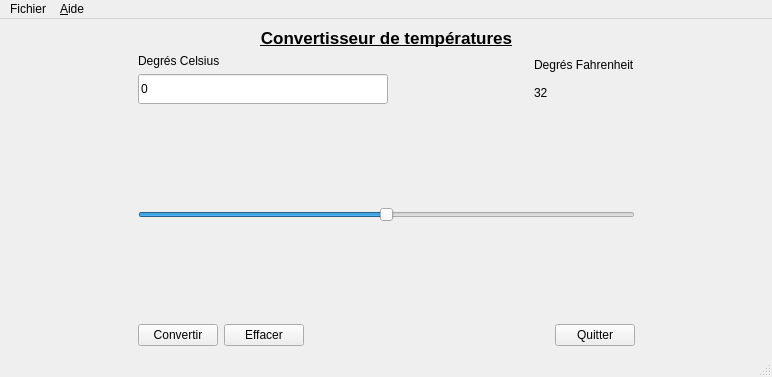
<?xml version="1.0" encoding="UTF-8"?>
<ui version="4.0">
 <class>convertisseurTemp</class>
 <widget class="QMainWindow" name="convertisseurTemp">
  <property name="geometry">
   <rect>
    <x>0</x>
    <y>0</y>
    <width>772</width>
    <height>377</height>
   </rect>
  </property>
  <property name="windowTitle">
   <string>convertisseurTemp</string>
  </property>
  <widget class="QWidget" name="centralwidget">
   <property name="font">
    <font>
     <pointsize>9</pointsize>
    </font>
   </property>
   <layout class="QHBoxLayout" name="horizontalLayout_4">
    <item>
     <spacer name="horizontalSpacer_2">
      <property name="orientation">
       <enum>Qt::Horizontal</enum>
      </property>
      <property name="sizeHint" stdset="0">
       <size>
        <width>40</width>
        <height>20</height>
       </size>
      </property>
     </spacer>
    </item>
    <item>
     <layout class="QVBoxLayout" name="verticalLayout">
      <item>
       <widget class="QLabel" name="label">
        <property name="font">
         <font>
          <pointsize>13</pointsize>
          <weight>75</weight>
          <bold>true</bold>
          <underline>true</underline>
         </font>
        </property>
        <property name="toolTip">
         <string>&lt;html&gt;&lt;head/&gt;&lt;body&gt;&lt;p align=&quot;center&quot;&gt;&lt;br/&gt;&lt;/p&gt;&lt;/body&gt;&lt;/html&gt;</string>
        </property>
        <property name="text">
         <string>Convertisseur de températures</string>
        </property>
        <property name="scaledContents">
         <bool>false</bool>
        </property>
        <property name="alignment">
         <set>Qt::AlignBottom|Qt::AlignHCenter</set>
        </property>
       </widget>
      </item>
      <item>
       <layout class="QHBoxLayout" name="horizontalLayout_3">
        <item>
         <layout class="QVBoxLayout" name="verticalLayout_2" stretch="0,0">
          <property name="rightMargin">
           <number>100</number>
          </property>
          <item>
           <widget class="QLabel" name="label_2">
            <property name="maximumSize">
             <size>
              <width>16777215</width>
              <height>16777215</height>
             </size>
            </property>
            <property name="text">
             <string>Degrés Celsius</string>
            </property>
           </widget>
          </item>
          <item>
           <widget class="QLineEdit" name="degresInput">
            <property name="minimumSize">
             <size>
              <width>250</width>
              <height>30</height>
             </size>
            </property>
            <property name="text">
             <string>0</string>
            </property>
            <property name="placeholderText">
             <string>Entrez une valeur entre -999 et 999</string>
            </property>
           </widget>
          </item>
         </layout>
        </item>
        <item>
         <spacer name="horizontalSpacer_4">
          <property name="orientation">
           <enum>Qt::Horizontal</enum>
          </property>
          <property name="sizeHint" stdset="0">
           <size>
            <width>40</width>
            <height>20</height>
           </size>
          </property>
         </spacer>
        </item>
        <item>
         <layout class="QVBoxLayout" name="verticalLayout_3">
          <item>
           <widget class="QLabel" name="label_3">
            <property name="text">
             <string>Degrés Fahrenheit</string>
            </property>
           </widget>
          </item>
          <item>
           <widget class="QLabel" name="degresFlabel">
            <property name="frameShadow">
             <enum>QFrame::Sunken</enum>
            </property>
            <property name="text">
             <string>32</string>
            </property>
           </widget>
          </item>
         </layout>
        </item>
       </layout>
      </item>
      <item>
       <spacer name="verticalSpacer_2">
        <property name="orientation">
         <enum>Qt::Vertical</enum>
        </property>
        <property name="sizeHint" stdset="0">
         <size>
          <width>20</width>
          <height>40</height>
         </size>
        </property>
       </spacer>
      </item>
      <item>
       <widget class="QSlider" name="sliderValeur">
        <property name="minimum">
         <number>-999</number>
        </property>
        <property name="maximum">
         <number>999</number>
        </property>
        <property name="orientation">
         <enum>Qt::Horizontal</enum>
        </property>
        <property name="invertedAppearance">
         <bool>false</bool>
        </property>
       </widget>
      </item>
      <item>
       <spacer name="verticalSpacer">
        <property name="orientation">
         <enum>Qt::Vertical</enum>
        </property>
        <property name="sizeHint" stdset="0">
         <size>
          <width>20</width>
          <height>40</height>
         </size>
        </property>
       </spacer>
      </item>
      <item>
       <layout class="QHBoxLayout" name="horizontalLayout_6">
        <item>
         <widget class="QPushButton" name="boutonConvertir">
          <property name="text">
           <string>Convertir</string>
          </property>
         </widget>
        </item>
        <item>
         <widget class="QPushButton" name="boutonEffacer">
          <property name="text">
           <string>Effacer</string>
          </property>
         </widget>
        </item>
        <item>
         <spacer name="horizontalSpacer">
          <property name="orientation">
           <enum>Qt::Horizontal</enum>
          </property>
          <property name="sizeHint" stdset="0">
           <size>
            <width>40</width>
            <height>20</height>
           </size>
          </property>
         </spacer>
        </item>
        <item>
         <widget class="QPushButton" name="boutonQuitter">
          <property name="text">
           <string>Quitter</string>
          </property>
         </widget>
        </item>
       </layout>
      </item>
     </layout>
    </item>
    <item>
     <spacer name="horizontalSpacer_3">
      <property name="orientation">
       <enum>Qt::Horizontal</enum>
      </property>
      <property name="sizeHint" stdset="0">
       <size>
        <width>40</width>
        <height>20</height>
       </size>
      </property>
     </spacer>
    </item>
   </layout>
  </widget>
  <widget class="QMenuBar" name="menubar">
   <property name="geometry">
    <rect>
     <x>0</x>
     <y>0</y>
     <width>772</width>
     <height>21</height>
    </rect>
   </property>
   <widget class="QMenu" name="menuOui">
    <property name="title">
     <string>Fichier</string>
    </property>
    <addaction name="actionConvertir"/>
   </widget>
   <widget class="QMenu" name="menuStitiLol">
    <property name="title">
     <string>&amp;Aide</string>
    </property>
    <addaction name="actionAPropos"/>
   </widget>
   <addaction name="menuOui"/>
   <addaction name="menuStitiLol"/>
  </widget>
  <widget class="QStatusBar" name="statusbar"/>
  <action name="actionConvertir">
   <property name="text">
    <string>Convertir</string>
   </property>
   <property name="shortcut">
    <string>Alt+C</string>
   </property>
  </action>
  <action name="actionAPropos">
   <property name="text">
    <string>A Propos</string>
   </property>
   <property name="shortcut">
    <string>Ctrl+P</string>
   </property>
  </action>
 </widget>
 <resources/>
 <connections/>
</ui>
